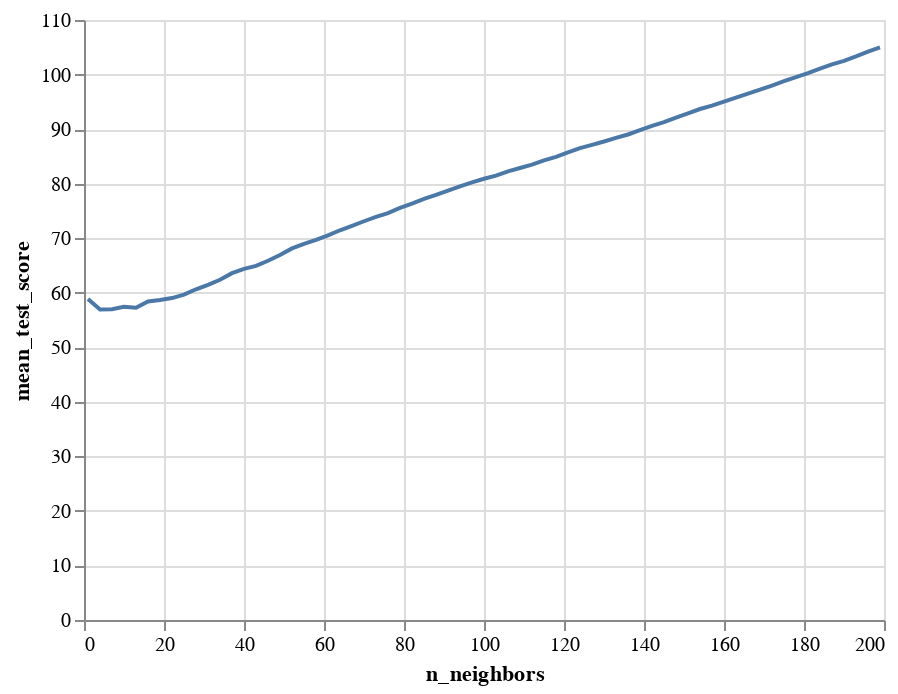

The notebook cell this image was saved under:
### Markdown cell above
so knn=7 is the best number of neighbours to build the most accuarate model.

### Code cell
plot_neighbours= alt.Chart(players_results).mark_line().encode(
    x="n_neighbors",
    y="mean_test_score"
)
plot_neighbours

### Figure 1 — Vega-Lite specification as saved in the notebook (floating-point values rounded to 4 significant figures)
{"config": {"view": {"continuousWidth": 400, "continuousHeight": 300}}, "data": {"name": "data-776771a55fa873efabed9b4b2707f0fa"}, "mark": "line", "encoding": {"x": {"field": "n_neighbors", "type": "quantitative"}, "y": {"field": "mean_test_score", "type": "quantitative"}}, "$schema": "https://vega.github.io/schema/vega-lite/v4.17.0.json", "datasets": {"data-776771a55fa873efabed9b4b2707f0fa": [{"n_neighbors": 1, "mean_test_score": 58.86, "sem_test_score": 3.889}, {"n_neighbors": 4, "mean_test_score": 56.94, "sem_test_score": 3.058}, {"n_neighbors": 7, "mean_test_score": 56.96, "sem_test_score": 2.796}, {"n_neighbors": 10, "mean_test_score": 57.42, "sem_test_score": 2.551}, {"n_neighbors": 13, "mean_test_score": 57.24, "sem_test_score": 3.114}, {"n_neighbors": 16, "mean_test_score": 58.39, "sem_test_score": 3.407}, {"n_neighbors": 19, "mean_test_score": 58.67, "sem_test_score": 3.547}, {"n_neighbors": 22, "mean_test_score": 59.02, "sem_test_score": 3.735}, {"n_neighbors": 25, "mean_test_score": 59.64, "sem_test_score": 3.916}, {"n_neighbors": 28, "mean_test_score": 60.63, "sem_test_score": 3.952}, {"n_neighbors": 31, "mean_test_score": 61.45, "sem_test_score": 4.19}, {"n_neighbors": 34, "mean_test_score": 62.38, "sem_test_score": 4.358}, {"n_neighbors": 37, "mean_test_score": 63.59, "sem_test_score": 4.401}, {"n_neighbors": 40, "mean_test_score": 64.38, "sem_test_score": 4.417}, {"n_neighbors": 43, "mean_test_score": 64.93, "sem_test_score": 4.356}, {"n_neighbors": 46, "mean_test_score": 65.86, "sem_test_score": 4.438}, {"n_neighbors": 49, "mean_test_score": 66.91, "sem_test_score": 4.529}, {"n_neighbors": 52, "mean_test_score": 68.13, "sem_test_score": 4.545}, {"n_neighbors": 55, "mean_test_score": 68.97, "sem_test_score": 4.589}, {"n_neighbors": 58, "mean_test_score": 69.7, "sem_test_score": 4.665}, {"n_neighbors": 61, "mean_test_score": 70.5, "sem_test_score": 4.715}, {"n_neighbors": 64, "mean_test_score": 71.45, "sem_test_score": 4.767}, {"n_neighbors": 67, "mean_test_score": 72.26, "sem_test_score": 4.903}, {"n_neighbors": 70, "mean_test_score": 73.1, "sem_test_score": 5.015}, {"n_neighbors": 73, "mean_test_score": 73.92, "sem_test_score": 5.154}, {"n_neighbors": 76, "mean_test_score": 74.6, "sem_test_score": 5.06}, {"n_neighbors": 79, "mean_test_score": 75.55, "sem_test_score": 5.094}, {"n_neighbors": 82, "mean_test_score": 76.32, "sem_test_score": 5.171}, {"n_neighbors": 85, "mean_test_score": 77.2, "sem_test_score": 5.183}, {"n_neighbors": 88, "mean_test_score": 77.93, "sem_test_score": 5.28}, {"n_neighbors": 91, "mean_test_score": 78.73, "sem_test_score": 5.301}, {"n_neighbors": 94, "mean_test_score": 79.52, "sem_test_score": 5.356}, {"n_neighbors": 97, "mean_test_score": 80.22, "sem_test_score": 5.38}, {"n_neighbors": 100, "mean_test_score": 80.89, "sem_test_score": 5.42}, {"n_neighbors": 103, "mean_test_score": 81.47, "sem_test_score": 5.448}, {"n_neighbors": 106, "mean_test_score": 82.25, "sem_test_score": 5.509}, {"n_neighbors": 109, "mean_test_score": 82.87, "sem_test_score": 5.617}, {"n_neighbors": 112, "mean_test_score": 83.48, "sem_test_score": 5.656}, {"n_neighbors": 115, "mean_test_score": 84.25, "sem_test_score": 5.677}, {"n_neighbors": 118, "mean_test_score": 84.91, "sem_test_score": 5.626}, {"n_neighbors": 121, "mean_test_score": 85.72, "sem_test_score": 5.634}, {"n_neighbors": 124, "mean_test_score": 86.51, "sem_test_score": 5.604}, {"n_neighbors": 127, "mean_test_score": 87.11, "sem_test_score": 5.562}, {"n_neighbors": 130, "mean_test_score": 87.72, "sem_test_score": 5.539}, {"n_neighbors": 133, "mean_test_score": 88.4, "sem_test_score": 5.548}, {"n_neighbors": 136, "mean_test_score": 89.01, "sem_test_score": 5.591}, {"n_neighbors": 139, "mean_test_score": 89.81, "sem_test_score": 5.569}, {"n_neighbors": 142, "mean_test_score": 90.59, "sem_test_score": 5.555}, {"n_neighbors": 145, "mean_test_score": 91.28, "sem_test_score": 5.576}, {"n_neighbors": 148, "mean_test_score": 92.12, "sem_test_score": 5.575}, {"n_neighbors": 151, "mean_test_score": 92.9, "sem_test_score": 5.638}, {"n_neighbors": 154, "mean_test_score": 93.68, "sem_test_score": 5.657}, {"n_neighbors": 157, "mean_test_score": 94.31, "sem_test_score": 5.724}, {"n_neighbors": 160, "mean_test_score": 95.05, "sem_test_score": 5.664}, {"n_neighbors": 163, "mean_test_score": 95.77, "sem_test_score": 5.667}, {"n_neighbors": 166, "mean_test_score": 96.52, "sem_test_score": 5.631}, {"n_neighbors": 169, "mean_test_score": 97.22, "sem_test_score": 5.615}, {"n_neighbors": 172, "mean_test_score": 97.99, "sem_test_score": 5.541}, {"n_neighbors": 175, "mean_test_score": 98.78, "sem_test_score": 5.499}, {"n_neighbors": 178, "mean_test_score": 99.52, "sem_test_score": 5.535}, {"n_neighbors": 181, "mean_test_score": 100.2, "sem_test_score": 5.431}, {"n_neighbors": 184, "mean_test_score": 101.1, "sem_test_score": 5.364}, {"n_neighbors": 187, "mean_test_score": 101.9, "sem_test_score": 5.3}, {"n_neighbors": 190, "mean_test_score": 102.5, "sem_test_score": 5.278}, {"n_neighbors": 193, "mean_test_score": 103.3, "sem_test_score": 5.244}, {"n_neighbors": 196, "mean_test_score": 104.2, "sem_test_score": 5.147}, {"n_neighbors": 199, "mean_test_score": 105.0, "sem_test_score": 5.172}]}}
